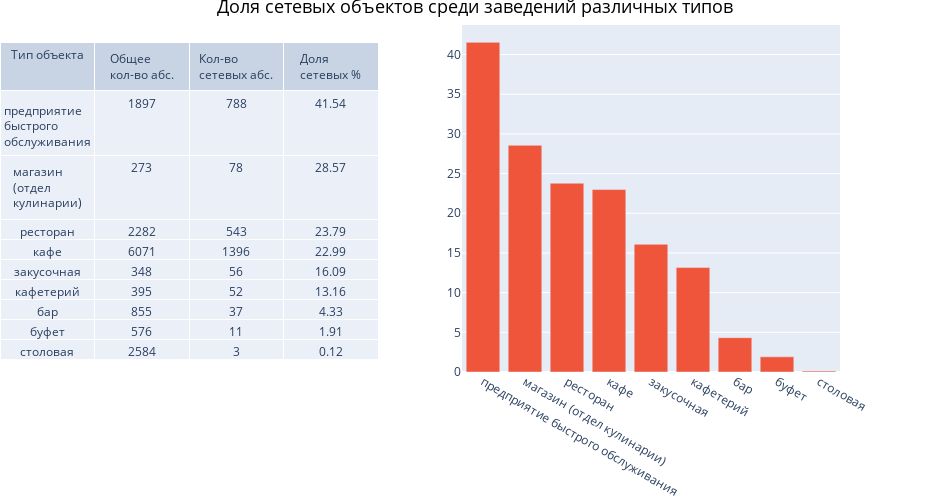

Notebook code for this chart:
### Markdown cell above
# 3. Определение вида объекта общественного питания, для которого  характерно сетевое распространение.

### Code cell
type_group = data.groupby('object_type')['id'].count().reset_index()

chain_group = data.query('chain in "да"').groupby('object_type')['id'].count().reset_index()

type_group = type_group.merge(chain_group, how='left', on='object_type')
type_group.columns = ['object_type', 'common_obj', 'chain_obj']

type_group['chain_part'] = ((type_group['chain_obj']/type_group['common_obj'])*100).round(2)
type_group = type_group.sort_values('chain_part', ascending=False)

header_group = ['Тип объекта','Общее кол-во абс.','Кол-во сетевых абс.','Доля сетевых %']
fig=make_subplots(rows=1,cols=2,specs=[[{'type':'domain'},{'type':'xy'}]])
fig.add_trace(go.Table(header=dict(values=header_group),
    cells=dict(values=[type_group[k].tolist() for k in type_group.columns[:]],
                            align='center'), name='first plot'),
              1,1)
fig.add_trace(go.Bar(x=type_group['object_type'], y=type_group['chain_part']),1,2)
fig.update_traces(domain=dict(x=[0, 0.45], y=[0, 0.95]), 
                  selector={'name':'first plot'})
fig.update_layout(width=950, height=500,
                  legend_orientation="h",
                  legend=dict(x=.93,xanchor='right'),
                  margin=dict(l=0,r=110,t=25,b=0),
                  title_text='Доля сетевых объектов среди заведений различных типов',
                  title_font_color="black",
                  title_font_size = 18,
                  title_x=0.5)
fig.show()

### Figure 1 — Plotly figure (JSON) as saved in the notebook; plotly's stock layout.template omitted (floating-point values rounded to 4 significant figures)
{"data": [{"cells": {"align": "center", "values": [["предприятие быстрого обслуживания", "магазин (отдел кулинарии)", "ресторан", "кафе", "закусочная", "кафетерий", "бар", "буфет", "столовая"], [1897, 273, 2282, 6071, 348, 395, 855, 576, 2584], [788, 78, 543, 1396, 56, 52, 37, 11, 3], [41.54, 28.57, 23.79, 22.99, 16.09, 13.16, 4.33, 1.91, 0.12]]}, "domain": {"x": [0, 0.45], "y": [0, 0.95]}, "header": {"values": ["Тип объекта", "Общее кол-во абс.", "Кол-во сетевых абс.", "Доля сетевых %"]}, "name": "first plot", "type": "table"}, {"type": "bar", "x": ["предприятие быстрого обслуживания", "магазин (отдел кулинарии)", "ресторан", "кафе", "закусочная", "кафетерий", "бар", "буфет", "столовая"], "xaxis": "x", "y": [41.54, 28.57, 23.79, 22.99, 16.09, 13.16, 4.33, 1.91, 0.12], "yaxis": "y"}], "layout": {"height": 500, "legend": {"orientation": "h", "x": 0.93, "xanchor": "right"}, "margin": {"b": 0, "l": 0, "r": 110, "t": 25}, "title": {"font": {"color": "black", "size": 18}, "text": "Доля сетевых объектов среди заведений различных типов", "x": 0.5}, "width": 950, "xaxis": {"anchor": "y", "domain": [0.55, 1]}, "yaxis": {"anchor": "x", "domain": [0, 1]}}}
